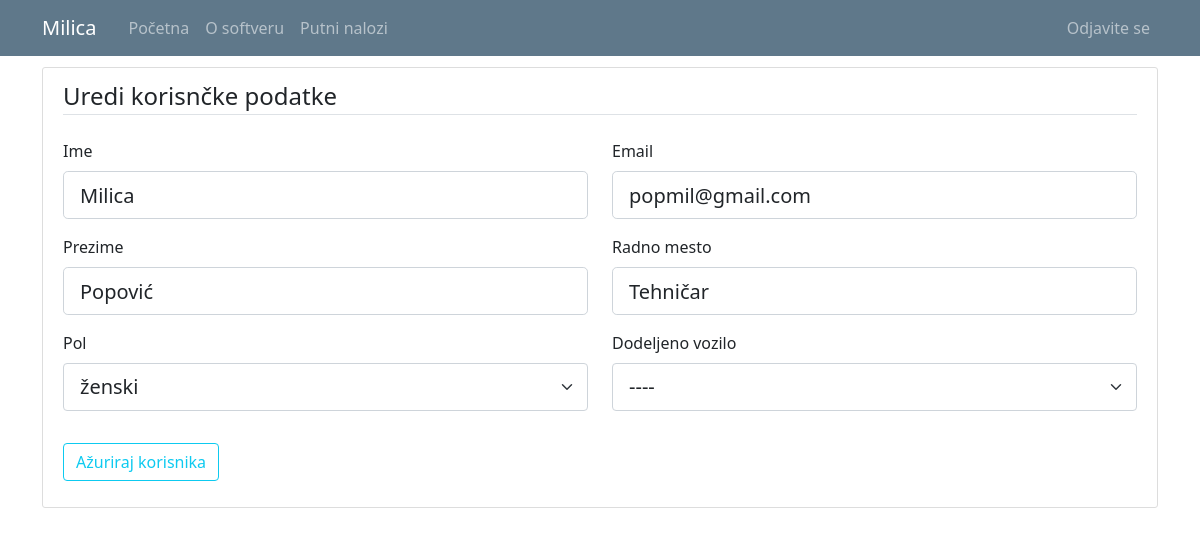
The page /user/5 (signed in) on the database its author committed.
### putninalozi/models.py (models this page shows, shortened)
class User(db.Model, UserMixin):
    id = db.Column(db.Integer, primary_key=True)
    email = db.Column(db.String(120), unique=True, nullable=False)
    password = db.Column(db.String(60), nullable = False)
    name = db.Column(db.String(20), unique=False, nullable=False)
    surname = db.Column(db.String(20), unique=False, nullable=False)
    gender = db.Column(db.String(1)) #(0, "srednji"), (1, "muški"), (2, "ženski")
    workplace = db.Column(db.String(20), unique=False, nullable=False)
    authorization = db.Column(db.String(10), nullable = False) # ovde treba da budu tipovi korisnika: S_admin, C_admin, C_user
    company_id = db.Column(db.Integer, db.ForeignKey('company.id'), nullable=True)
    default_vehicle = db.Column(db.Integer) #kod radnika koji imaju svoj auto, da bude podrazumevana vrednost id tog vozila
    travelwarrants = db.relationship('TravelWarrant', backref='travelwarrant_user', lazy=True)

### putninalozi/users/routes.py (the view)
@users.route("/user/<int:user_id>", methods=['GET', 'POST'])
def user_profile(user_id): #ovo je funkcija za editovanje user-a
    user = User.query.get_or_404(user_id)
    if not current_user.is_authenticated:
        flash('Da bi ste pristupili ovoj stranici treba da budete ulogovani.', 'danger')
        return redirect(url_for('users.login'))
    elif current_user.authorization != 's_admin' and current_user.authorization != 'c_admin':
        if current_user.id != user.id:
            abort(403)
    elif current_user.authorization == 's_admin':
        pass
    elif current_user.user_company.id != user.user_company.id:
        abort(403)
    form = UpdateUserForm()
    form.reset()
    form.default_vehicle.choices = [(0, "----")] + [(v.id, v.vehicle_type + "-" + v.vehicle_brand+" ("+v.vehicle_registration+")") for v in db.session.query(Vehicle.id,Vehicle.vehicle_type,Vehicle.vehicle_brand,Vehicle.vehicle_registration).filter_by(company_id=current_user.user_company.id).order_by('vehicle_type').all()]
    if form.validate_on_submit():
        user.name = form.name.data
        user.surname = form.surname.data
        user.workplace = form.workplace.data
        if user.email == form.email.data:
            user.email = form.email.data
        else:
            validate_email = User.query.filter_by(email=form.email.data).first()
            if validate_email:
                flash('Taj mejl je već postoji, izabeite drugači emal', 'danger')
                return render_template('user.html', title="Uredi korisnčke podatke", user=user, form=form, legend='Uredi korisnčke podatke')
            else:
                user.email = form.email.data
        if current_user.authorization != 's_admin':
            user.authorization = user.authorization
        else:
            user.authorization = form.authorization.data
        user.gender = form.gender.data
        if current_user.authorization == 's_admin':
            user.company_id = form.company_id.data
        else:
            user.company_id = user.company_id
        user.default_vehicle = form.default_vehicle.data
        db.session.commit()
        flash('Profil je ažuriran', 'success')
        return redirect(url_for('users.user_list'))
    elif request.method == 'GET':
        form.name.data = user.name
        form.surname.data = user.surname
        form.workplace.data = user.workplace
        form.email.data = user.email
        form.authorization.choices = [('c_user', 'USER'),('c_admin', 'ADMIN')]
        form.authorization.data = user.authorization
        form.gender.choices = [(0, 'srednji'),(1, 'muški'),(2, 'ženski')]
        form.gender.data = user.gender
        form.company_id.choices = [(c.id, c.companyname) for c in db.session.query(Company.id,Company.companyname).order_by('companyname').all()]
        form.company_id.data = str(user.company_id)
        form.default_vehicle.data = str(user.default_vehicle)
    return render_template('user.html', title="Uredi korisnčke podatke", user=user, form=form, legend='Uredi korisnčke podatke')

### putninalozi/users/forms.py
class UpdateUserForm(FlaskForm):
    email = StringField('Email', validators=[DataRequired(), Email()])
    name = StringField('Ime', validators=[DataRequired(), Length(min=2, max=20)])
    surname = StringField('Prezime', validators=[DataRequired(), Length(min=2, max=20)])
    gender = SelectField('Pol', validators=[DataRequired()], choices=[(0, 'srednji'), (1, 'muški'), (2, 'ženski')])
    workplace = StringField(label='Radno mesto', validators=[DataRequired(), Length(min=2, max=20)])
    authorization = SelectField('Nivo autorizacije', validators=[DataRequired()], choices = [('c_user', 'USER'),('c_admin', 'ADMIN')]) #[('c_user', 'USER'),('c_admin', 'ADMIN')]) # ovde treba da budu tipovi korisnika: S_admin, C_admin, C_user
    company_id = SelectField('Kompanija', choices = [(c.id, c.companyname) for c in db.session.query(Company.id,Company.companyname).order_by('companyname').all()]) #, choices=Company.query.all())
    default_vehicle = SelectField('Dodeljeno vozilo', validators=[DataRequired()], choices = [])
    submit = SubmitField('Ažuriraj korisnika')
    def reset(self):
        self.__init__()

### putninalozi/models.py (called while the page is built)
@login_manager.user_loader
def load_user(user_id):
    return User.query.get(int(user_id))

### putninalozi/templates/user.html (shortened to what this page needs)
{% extends "layout.html" %}
{% block content %}
<div class="content-section">
    <form method="POST" action="">
        <fieldset class="form-group">
            <legend class="border-bottom mb-4">{{ legend }}</legend>
            <div class="row">
              <div class="col form-group">
                  {{ form.name.label(class="form-control-label") }}
                  {% if form.name.errors %}
                      {{ form.name(class="form-control form-control-lg is-invalid") }}
                      <div class="invalid-feedback">
                          {% for error in form.name.errors %}
                              <span>{{ error }}</span>
                          {% endfor %}
                      </div>
                  {% else %}
                      {{ form.name(class="form-control form-control-lg") }}
                  {% endif %}
              </div>
              <div class="col form-group">
                  {{ form.email.label(class="form-control-label") }}
                  {% if form.email.errors %}
                      {{ form.email(class="form-control form-control-lg is-invalid") }}
                      <div class="invalid-feedback">
                          {% for error in form.email.errors %}
                              <span>{{ error }}</span>
                          {% endfor %}
                      </div>
                  {% else %}
                      {{ form.email(class="form-control form-control-lg") }}
                  {% endif %}
              </div>
            </div>
            <div class="row">
              <div class="col form-group">
                  {{ form.surname.label(class="form-control-label") }}
                  {% if form.surname.errors %}
                      {{ form.surname(class="form-control form-control-lg is-invalid") }}
                      <div class="invalid-feedback">
                          {% for error in form.surname.errors %}
                              <span>{{ error }}</span>
                          {% endfor %}
                      </div>
                  {% else %}
                      {{ form.surname(class="form-control form-control-lg") }}
                  {% endif %}
              </div>
              <div class="col form-group">
                  {{ form.workplace.label(class="form-control-label") }}
                  {% if form.workplace.errors %}
                      {{ form.workplace(class="form-control form-control-lg is-invalid") }}
                      <div class="invalid-feedback">
                          {% for error in form.workplace.errors %}
                              <span>{{ error }}</span>
                          {% endfor %}
                      </div>
                  {% else %}
                      {{ form.workplace(class="form-control form-control-lg") }}
                  {% endif %}
              </div>
            </div>
            <div class="row">
              <div class="col form-group">
                  {{ form.gender.label(class="form-control-label") }}
                  {% if form.gender.errors %}
                      {{ form.gender(class="form-control form-control-lg is-invalid") }}
                      <div class="invalid-feedback">
                          {% for error in form.gender.errors %}
                              <span>{{ error }}</span>
                          {% endfor %}
                      </div>
                  {% else %}
                      {{ form.gender(class="form-select form-select-lg") }}
                  {% endif %}
              </div>
              <div class="col form-group">
                  {{ form.default_vehicle.label(class="form-control-label") }}
                  {% if form.default_vehicle.errors %}
                      {{ form.default_vehicle(class="form-control form-control-lg is-invalid") }}
                      <div class="invalid-feedback">
                          {% for error in form.default_vehicle.errors %}
                              <span>{{ error }}</span>
                          {% endfor %}
                      </div>
                  {% else %}
                      {{ form.default_vehicle(class="form-select form-select-lg") }}
                  {% endif %}
              </div>
            </div>
        </fieldset>
        <div class="form-group">
          {{ form.submit(class="btn btn-outline-info") }}
        </div>
  </form>
</div>
{% endblock content%}

### putninalozi/templates/layout.html (shortened to what this page needs)
<!doctype html>
<html lang="en">
  <head>
    <link rel="stylesheet" href="https://cdn.jsdelivr.net/npm/bootstrap@4.3.1/dist/css/bootstrap.min.css">
    <link rel="stylesheet" type="text/css" href="{{ url_for('static', filename='main.css') }}">
    <link href="https://cdn.jsdelivr.net/npm/bootstrap@5.0.1/dist/css/bootstrap.min.css" rel="stylesheet">
    <link rel="stylesheet" type="text/css" href="https://cdn.datatables.net/1.10.25/css/dataTables.bootstrap5.css">
  </head>
  <body>
    <header class="site-header">
      <nav class="navbar navbar-expand-md navbar-dark bg-steel fixed-top">
        <div class="container">
          <a class="navbar-brand mr-4" href="/">{{ current_user.name }}</a>
          <div class="collapse navbar-collapse" id="navbarToggle">
            <div class="navbar-nav mr-auto">
              {% if current_user.is_authenticated %}
                <a class="nav-item nav-link" href="{{ url_for('main.home') }}">Početna</a>
                <a class="nav-item nav-link" href="{{ url_for('main.about') }}">O softveru</a>
                <a class="nav-item nav-link" href="{{ url_for('travel_warrants.travel_warrant_list') }}">Putni nalozi</a>
              {% else %}
                <a class="nav-item nav-link" href="{{ url_for('main.home') }}">Početna</a>
                <a class="nav-item nav-link" href="{{ url_for('main.about') }}">O softveru</a>
              {% endif %}
            </div>
            <div class="navbar-nav">
              {% if current_user.is_authenticated %}
                {% if current_user.authorization == 's_admin' %}
                  <a class="nav-item nav-link" href="{{ url_for('companys.company_list') }}">Kompanija</a>
                  <a class="nav-item nav-link" href="{{ url_for('vehicles.vehicle_list') }}">Vozila</a>
                  <a class="nav-item nav-link" href="{{ url_for('users.user_list') }}">Korisnici</a>
                  <a class="nav-item nav-link" href="{{ url_for('users.logout') }}">Odjavite se</a>
                {% else %}
                  <a class="nav-item nav-link" href="{{ url_for('users.logout') }}">Odjavite se</a>
                {% endif %}
              {% else %}
                <a class="nav-item nav-link" href="{{ url_for('users.login') }}">Prijavljivanje</a>
              {% endif %}
            </div>
          </div>
        </div>
      </nav>
    </header>
    <main role="main" class="container">
      <div class="row">
        <div class="col-md-12">
          {% block content %}{% endblock %}
        </div>
      </div>
    </main>
  </body>
</html>

### putninalozi/static/main.css (style rules this page uses)
body { background: #fafafa; color: #333333; margin-top: 5rem; }
.bg-steel { background-color: #5f788a; }
.site-header .navbar-nav .nav-link { color: #cbd5db; }
.content-section { background: #ffffff; padding: 10px 20px; border: 1px solid #dddddd; border-radius: 3px; margin-bottom: 20px; }

### rows shown on the page
User: name "Milica", email "popmil@gmail.com", surname "Popović", workplace "Tehničar", gender "ženski", default_vehicle "----"

### other values the page prints
{{ legend }} "Uredi korisnčke podatke"
